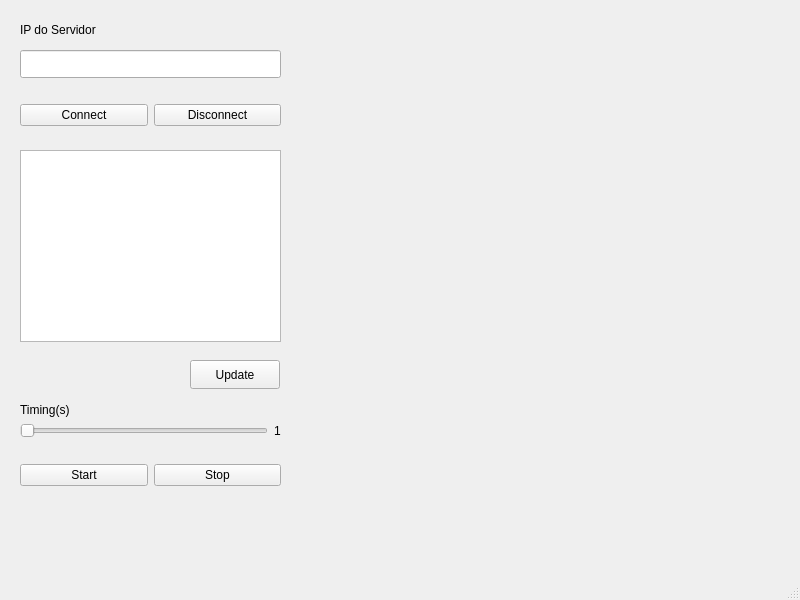
<?xml version="1.0" encoding="UTF-8"?>
<ui version="4.0">
 <class>MainWindow</class>
 <widget class="QMainWindow" name="MainWindow">
  <property name="geometry">
   <rect>
    <x>0</x>
    <y>0</y>
    <width>800</width>
    <height>600</height>
   </rect>
  </property>
  <property name="windowTitle">
   <string>MainWindow</string>
  </property>
  <widget class="QWidget" name="centralwidget">
   <widget class="QLineEdit" name="lineEditIP">
    <property name="geometry">
     <rect>
      <x>20</x>
      <y>50</y>
      <width>261</width>
      <height>28</height>
     </rect>
    </property>
   </widget>
   <widget class="QListWidget" name="listWidgetIPs">
    <property name="geometry">
     <rect>
      <x>20</x>
      <y>150</y>
      <width>261</width>
      <height>192</height>
     </rect>
    </property>
   </widget>
   <widget class="QLabel" name="label">
    <property name="geometry">
     <rect>
      <x>20</x>
      <y>20</y>
      <width>101</width>
      <height>20</height>
     </rect>
    </property>
    <property name="text">
     <string>IP do Servidor</string>
    </property>
   </widget>
   <widget class="QPushButton" name="btnUpdate">
    <property name="geometry">
     <rect>
      <x>190</x>
      <y>360</y>
      <width>90</width>
      <height>29</height>
     </rect>
    </property>
    <property name="text">
     <string>Update</string>
    </property>
   </widget>
   <widget class="QLabel" name="label_2">
    <property name="geometry">
     <rect>
      <x>20</x>
      <y>400</y>
      <width>71</width>
      <height>20</height>
     </rect>
    </property>
    <property name="text">
     <string>Timing(s)</string>
    </property>
   </widget>
   <widget class="Plotter" name="widgetGrafico" native="true">
    <property name="geometry">
     <rect>
      <x>289</x>
      <y>19</y>
      <width>471</width>
      <height>471</height>
     </rect>
    </property>
   </widget>
   <widget class="QWidget" name="layoutWidget">
    <property name="geometry">
     <rect>
      <x>20</x>
      <y>100</y>
      <width>261</width>
      <height>31</height>
     </rect>
    </property>
    <layout class="QHBoxLayout" name="horizontalLayout">
     <item>
      <widget class="QPushButton" name="btnConnect">
       <property name="text">
        <string>Connect</string>
       </property>
      </widget>
     </item>
     <item>
      <widget class="QPushButton" name="btnDisconnect">
       <property name="text">
        <string>Disconnect</string>
       </property>
      </widget>
     </item>
    </layout>
   </widget>
   <widget class="QWidget" name="layoutWidget">
    <property name="geometry">
     <rect>
      <x>20</x>
      <y>420</y>
      <width>261</width>
      <height>22</height>
     </rect>
    </property>
    <layout class="QHBoxLayout" name="horizontalLayout_3">
     <item>
      <widget class="QSlider" name="horizontalSlider">
       <property name="orientation">
        <enum>Qt::Orientation::Horizontal</enum>
       </property>
      </widget>
     </item>
     <item>
      <widget class="QLabel" name="labelTimingValor">
       <property name="text">
        <string>1</string>
       </property>
      </widget>
     </item>
    </layout>
   </widget>
   <widget class="QWidget" name="layoutWidget">
    <property name="geometry">
     <rect>
      <x>20</x>
      <y>460</y>
      <width>261</width>
      <height>31</height>
     </rect>
    </property>
    <layout class="QHBoxLayout" name="horizontalLayout_2">
     <item>
      <widget class="QPushButton" name="btnStart">
       <property name="text">
        <string>Start</string>
       </property>
      </widget>
     </item>
     <item>
      <widget class="QPushButton" name="btnStop">
       <property name="text">
        <string>Stop</string>
       </property>
      </widget>
     </item>
    </layout>
   </widget>
  </widget>
  <widget class="QMenuBar" name="menubar">
   <property name="geometry">
    <rect>
     <x>0</x>
     <y>0</y>
     <width>800</width>
     <height>25</height>
    </rect>
   </property>
  </widget>
  <widget class="QStatusBar" name="statusbar"/>
 </widget>
 <customwidgets>
  <customwidget>
   <class>Plotter</class>
   <extends>QWidget</extends>
   <header>plotter.h</header>
   <container>1</container>
  </customwidget>
 </customwidgets>
 <resources/>
 <connections>
  <connection>
   <sender>horizontalSlider</sender>
   <signal>valueChanged(int)</signal>
   <receiver>labelTimingValor</receiver>
   <slot>setNum(int)</slot>
   <hints>
    <hint type="sourcelabel">
     <x>200</x>
     <y>461</y>
    </hint>
    <hint type="destinationlabel">
     <x>277</x>
     <y>461</y>
    </hint>
   </hints>
  </connection>
 </connections>
</ui>
